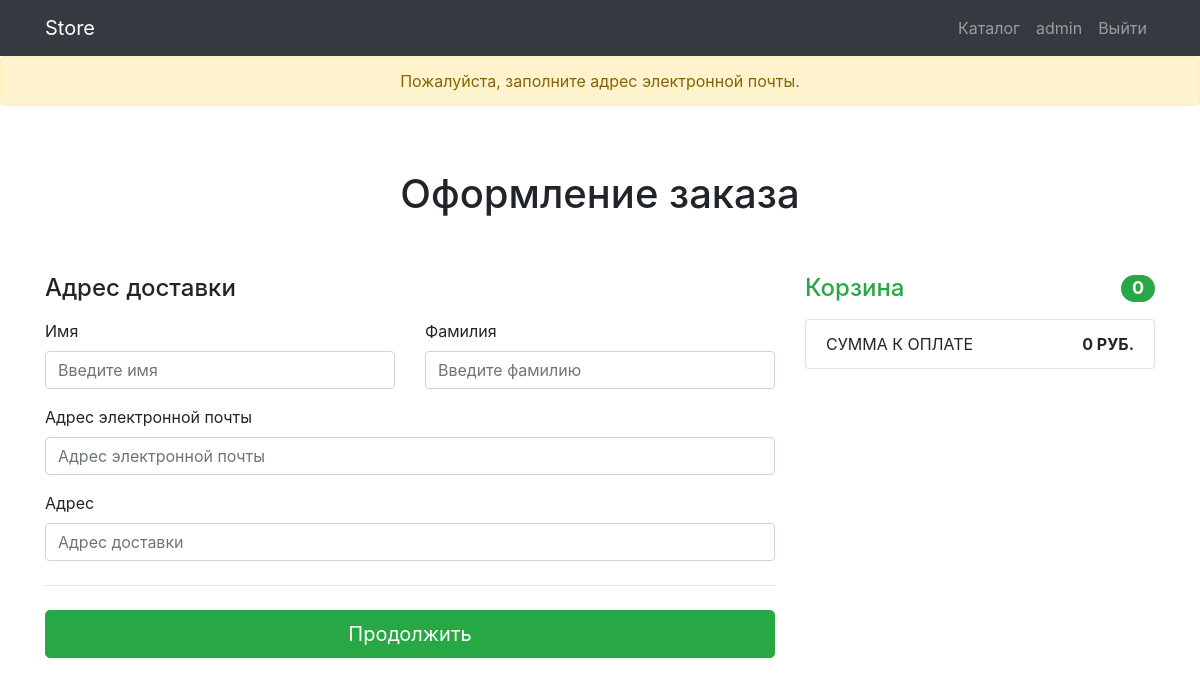
Before: /orders/order-create/ (signed in) with the older database file.
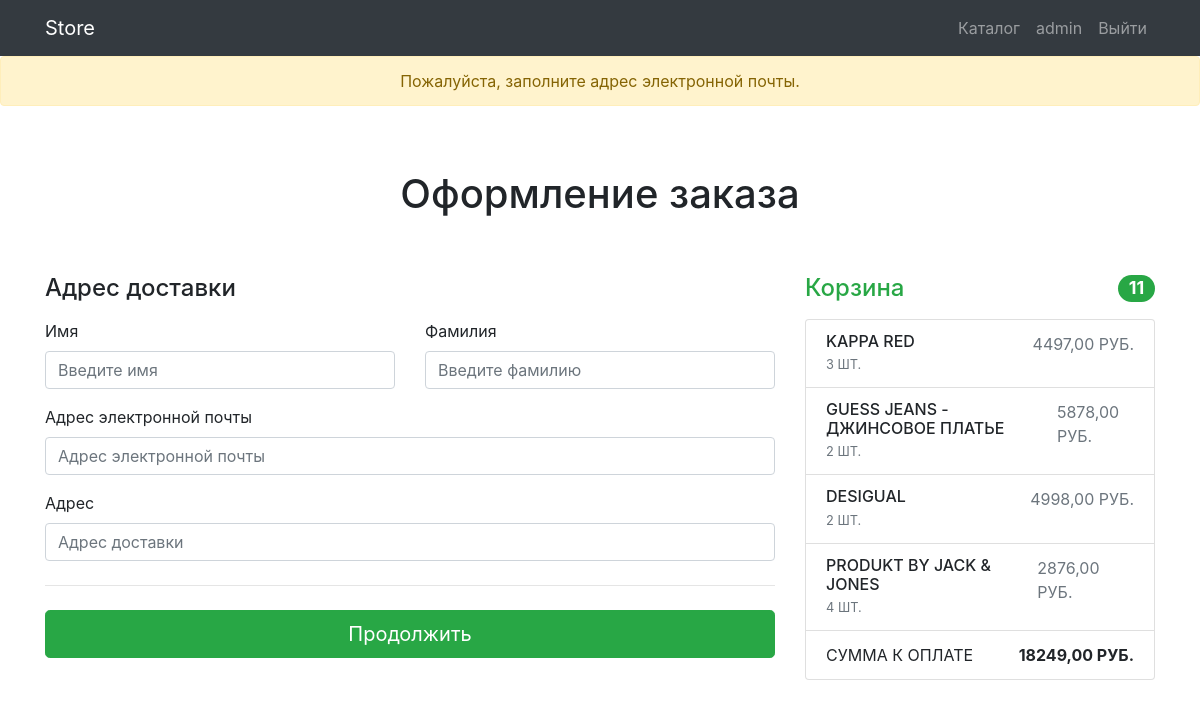
After: the same page with the newer database file.
### products/models.py (models this page shows, shortened)
class Basket(models.Model):
    user = models.ForeignKey(User, on_delete=models.CASCADE, verbose_name="Пользователь")
    product = models.ForeignKey('Product', on_delete=models.CASCADE, verbose_name="Товар")
    quantity = models.PositiveIntegerField(default=0, verbose_name="Количество товара")
    create_database = models.DateTimeField(auto_now_add=True, verbose_name="Дата создания")
    objects = BasketQuerySet.as_manager()
    def sum(self):
        return self.quantity * self.product.price
    class Meta:
        verbose_name = "товар в корзину"
        verbose_name_plural = "корзина"

class Product(models.Model):
    name = models.CharField(max_length=256, verbose_name="Название товара")
    image = models.ImageField(upload_to="products_images/", blank=True, verbose_name="Изображение")
    description = models.TextField(blank=True, verbose_name="Описание")
    short_description = models.CharField(max_length=100, blank=True, verbose_name="Краткое описание")
    price = models.DecimalField(default=0, max_digits=8, decimal_places=2, verbose_name="Цена")
    quantity = models.PositiveIntegerField(default=0, verbose_name="Количество")
    category = models.ForeignKey(ProductCategory, on_delete=models.CASCADE, verbose_name="Категория")
    class Meta:
        verbose_name = "товар"
        verbose_name_plural = "товары"

### order/views.py (the view, shortened to what this page needs)
# urls.py: path("order-create/", OrderCreateView.as_view(), name="order-create"),
class OrderCreateView(CreateView):
    form_class = OrderForm
    template_name = 'order/order-create.html'
    success_url = reverse_lazy('full-order')
    def get_context_data(self, **kwargs):
        context = super().get_context_data(**kwargs)
        context['title'] = "Store - Оформление заказа"
        return context

### order/forms.py
class OrderForm(forms.ModelForm):
    class Meta:
        model = Order
        fields = ('first_name', 'last_name', 'email', 'address')
    first_name = forms.CharField(widget=forms.TextInput(attrs={"class": "form-control", "placeholder": "Введите имя"}))
    last_name = forms.CharField(widget=forms.TextInput(
        attrs={"class": "form-control",
               "placeholder": "Введите фамилию"}))
    email = forms.EmailField(widget=forms.EmailInput(
        attrs={"class": "form-control",
               "placeholder": "Адрес электронной почты"}))
    address = forms.CharField(widget=forms.TextInput(
        attrs={"class": "form-control",
               "placeholder": "Адрес доставки"}))

### products/context_processors.py (called while the page is built)
def baskets(request):
    user = request.user
    return {'baskets': Basket.objects.filter(user=user) if user.is_authenticated else []}

### products/models.py (called while the page is built)
    def total_sum(self):
        return sum(basket.sum() for basket in self)

    def total_quantity(self):
        return sum(basket.quantity for basket in self)

### order/templates/order/order-create.html (shortened to what this page needs)
{% extends 'products/base.html' %}
{% load static %}
{% block css %}<link href="{% static 'css/products.css' %}" rel="stylesheet">{% endblock %}
{% block content %}
<section>
    <div class="alert alert-warning text-center" role="alert">
        Пожалуйста, заполните адрес электронной почты.
    </div>
    <div class="container">
        <div class="py-5 text-center">
            <h1>Оформление заказа</h1>
        </div>
        <div class="row g-5">
            <div class="col-md-5 col-lg-4 order-md-last">
                <h4 class="d-flex justify-content-between align-items-center mb-3">
                    <span class="text-success">Корзина</span>
                    <span class="badge badge-success badge-pill text-white">{{ baskets.total_quantity }}</span>
                </h4>
                <ul class="list-group mb-3">
                    {% for basket in baskets %}
                    <li class="list-group-item d-flex justify-content-between lh-sm">
                        <div>
                            <h6 class="my-0">{{ basket.product.name }}</h6>
                            <small class="text-muted">{{ basket.quantity }} шт.</small>
                        </div>
                        <span class="text-muted">{{ basket.sum }} руб.</span>
                    </li>
                    {% endfor %}
                    <li class="list-group-item d-flex justify-content-between">
                        <span>Сумма к оплате</span>
                        <strong>{{ baskets.total_sum }} руб.</strong>
                    </li>
                </ul>
            </div>
            <div class="col-md-7 col-lg-8">
                <h4 class="mb-3">Адрес доставки</h4>
                <form action="{% url 'order-create' %}" method="post">
                    <div class="row g-3">
                        <div class="col-sm-6">
                            <label for="{{ form.first_name.id_for_label }}" class="form-label">Имя</label>
                           {{ form.first_name }}
                        </div>
                        <div class="col-sm-6">
                            <label for="{{ form.last_name.id_for_label }}" class="form-label">Фамилия</label>
                            {{ form.last_name }}
                        </div>
                        <div class="col-12 mt-3">
                            <label for="{{ form.email.id_for_label }}" class="form-label">Адрес электронной почты</label>
                            {{ form.email }}
                        </div>
                        <div class="col-12 mt-3">
                            <label for="{{ form.address.id_for_label }}" class="form-label">Адрес</label>
                            {{ form.address }}
                        </div>
                    </div>
                    <hr class="my-4">
                    <button class="w-100 btn btn-success btn-lg">Продолжить</button>
                </form>
            </div>
        </div>
    </div>
</section>
{% endblock %}

Changed rows visible on the page:
added Basket: total_quantity "11", product.name "KAPPA RED", quantity "3", sum "4497,00", total_sum "18249,00"
added Basket: product.name "GUESS JEANS - ДЖИНСОВОЕ ПЛАТЬЕ", quantity "2", sum "5878,00"
added Basket: product.name "DESIGUAL", quantity "2", sum "4998,00"
added Basket: product.name "PRODUKT BY JACK & JONES", quantity "4", sum "2876,00"
Other visible differences:
{{ baskets.total_quantity }}: "0" → (not shown)
{{ baskets.total_sum }}: "0" → (not shown)
